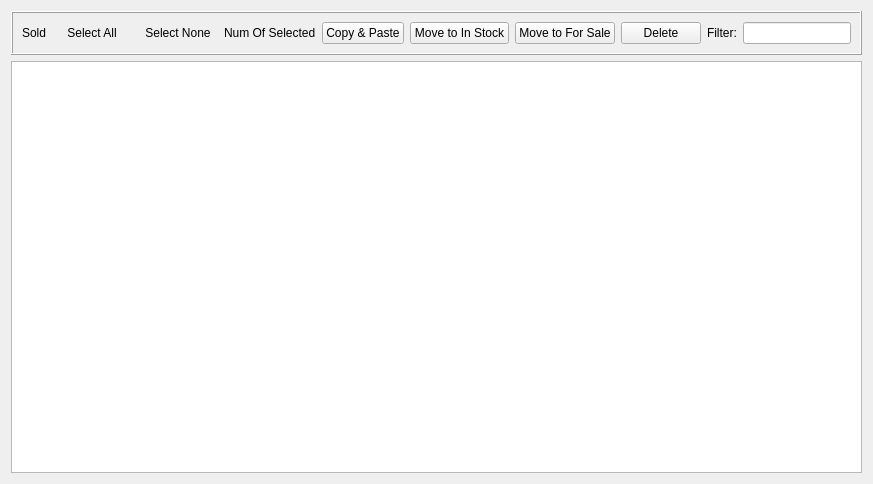
<?xml version="1.0" encoding="UTF-8"?>
<ui version="4.0">
 <class>Sold</class>
 <widget class="QWidget" name="Sold">
  <property name="geometry">
   <rect>
    <x>0</x>
    <y>0</y>
    <width>677</width>
    <height>484</height>
   </rect>
  </property>
  <property name="windowTitle">
   <string>Form</string>
  </property>
  <layout class="QVBoxLayout" name="verticalLayout">
   <item>
    <widget class="QFrame" name="soldFrame">
     <property name="frameShape">
      <enum>QFrame::Box</enum>
     </property>
     <property name="frameShadow">
      <enum>QFrame::Raised</enum>
     </property>
     <layout class="QHBoxLayout" name="horizontalLayout">
      <item>
       <widget class="QLabel" name="soldLabel">
        <property name="text">
         <string>Sold</string>
        </property>
       </widget>
      </item>
      <item>
       <widget class="QPushButton" name="selectAllPushButton">
        <property name="text">
         <string>Select All</string>
        </property>
        <property name="flat">
         <bool>true</bool>
        </property>
       </widget>
      </item>
      <item>
       <widget class="QPushButton" name="selectNonePushButton">
        <property name="text">
         <string>Select None</string>
        </property>
        <property name="flat">
         <bool>true</bool>
        </property>
       </widget>
      </item>
      <item>
       <widget class="QLabel" name="numOfSelectedLabel">
        <property name="text">
         <string>Num Of Selected</string>
        </property>
       </widget>
      </item>
      <item>
       <widget class="QPushButton" name="copyAndPastePushButton">
        <property name="text">
         <string>Copy &amp;&amp; Paste</string>
        </property>
       </widget>
      </item>
      <item>
       <widget class="QPushButton" name="fromSoldToInStockPushButton">
        <property name="text">
         <string>Move to In Stock</string>
        </property>
       </widget>
      </item>
      <item>
       <widget class="QPushButton" name="fromSoldToForSalePushButton">
        <property name="text">
         <string>Move to For Sale</string>
        </property>
       </widget>
      </item>
      <item>
       <widget class="QPushButton" name="deletePushButton">
        <property name="text">
         <string>Delete</string>
        </property>
       </widget>
      </item>
      <item>
       <widget class="QLabel" name="soldFilterLabel">
        <property name="text">
         <string>Filter:</string>
        </property>
       </widget>
      </item>
      <item>
       <widget class="QLineEdit" name="soldLineEdit">
        <property name="sizePolicy">
         <sizepolicy hsizetype="Minimum" vsizetype="Fixed">
          <horstretch>0</horstretch>
          <verstretch>0</verstretch>
         </sizepolicy>
        </property>
       </widget>
      </item>
      <item>
       <spacer name="horizontalSpacer_3">
        <property name="orientation">
         <enum>Qt::Horizontal</enum>
        </property>
        <property name="sizeHint" stdset="0">
         <size>
          <width>40</width>
          <height>20</height>
         </size>
        </property>
       </spacer>
      </item>
     </layout>
    </widget>
   </item>
   <item>
    <widget class="QTableView" name="soldTableView">
     <property name="alternatingRowColors">
      <bool>true</bool>
     </property>
     <property name="sortingEnabled">
      <bool>true</bool>
     </property>
    </widget>
   </item>
  </layout>
 </widget>
 <resources/>
 <connections/>
</ui>
